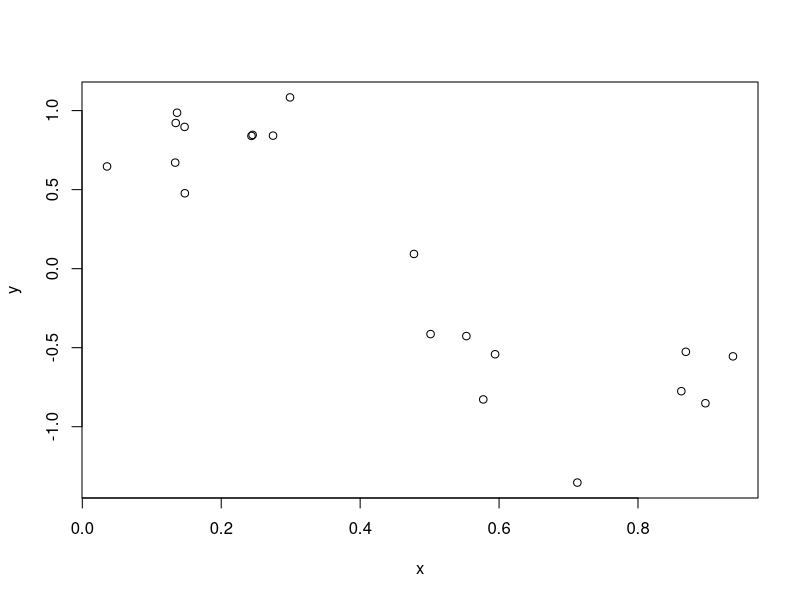

Write R code to recreate this figure. (Note: this script raises an error after producing the figure.)
# EI with high noise. Gives too much improvement.
d <- 1
n <- 20
# x <- runif(n)
x <- seq(0,1,l=n)
x <- c(runif(n/2,0,.3), runif(5,.3,.7), runif(n/2-5,.7,1))
y <- sin(2*pi*x) + rnorm(length(x), 0, .2)
plot(x, y)
# gp1 <- GauPro_kernel_model$new(y ~ x)
gp1 <- GauPro_kernel_model$new(x, y, kernel='m52')
gp1$cool1Dplot()
gp1$plot1D()
curve(gp1$pred(x, se.fit = T)$se, ylim=c(0,.3))
curve(gp1$pred(x, se.fit = T, mean_dist = T)$se, add=T, col=2)
# EI is way too big
gp1$maxEI(minimize = T)
curve(sapply(x, function(x)gp1$EI(x, minimize = T)))


# What should it be?
# If you add the point.
# Sample over dist.
# Add that sample to the model.
# Find new mean prediction at that point.
# KG runs optimization after that.


EI2 <- function(self, x, minimize=FALSE) {
  self <- gp1
  predX <- self$pred(self$X)

  x <- .35
  X <- self$X
  Z <- self$Z
  u <- x
  a <- x

  mu_a <- self$trend$Z(a)
  mu_X <- c(self$trend$Z(X))
  KX <- self$K
  KXinv <- self$Kinv
  KuX <- matrix(self$kernel$k(u, X), nrow=1)
  KXu <- t(KuX)
  KaX <- self$kernel$k(a, X)
  KXa <- t(KaX)
  Kau <- self$kernel$k(a, u)
  Ka <- self$kernel$k(a)
  Ku <- self$kernel$k(u) + self$s2_hat*self$nug
  Ma <- c(KaX, Kau)
  Mcinv <- rbind(cbind(KX, KXu),
                 cbind(KuX, Ku))
  Mc <- solve(Mcinv)
  KugivenX <- Ku - KuX %*% KXinv %*% KXu

  self$pred(a, se=T, mean_dist = T)

  mu_m <- c(mu_a + Ma %*% Mc %*% rbind(Z-mu_X, c(KuX%*%KXinv%*%(Z-mu_X))))
  mu_m

  cov_m <- matrix(Ma, nrow=1) %*% Mc %*%
    rbind(cbind(matrix(0, ncol=ncol(KX)+1, nrow=nrow(KX))),
          cbind(matrix(0, ncol=ncol(KX),   nrow=1),
                KugivenX)) %*%
    Mc %*% matrix(Ma, ncol=1)
  cov_m
  # This is right! Matches simulation below.


  # Sample to estimate dist
  ns <- 1e3
  ms <- rep(0, ns)
  for (i in 1:ns) {
    gpi <- self$clone(deep=T)
    zi <- gpi$sample(u)
    gpi$update(Xnew=u, Znew=zi, no_update = T)
    ms[i] <- gpi$pred(u)
  }
  summary(ms)
  var(ms)
  hist(ms, freq=F)
  curve(dnorm(x, mu_m, sqrt(c(cov_m))), add=T, col=2)
}




CorrectedEI <- function(self, x, minimize=FALSE, eps=0,
                        return_grad=F, f=NULL) {
  stopifnot(length(minimize)==1, is.logical(minimize))
  stopifnot(length(eps)==1, is.numeric(eps), eps >= 0)
  if (is.matrix(x)) {
    stopifnot(ncol(x) == ncol(self$X))
  } else if (is.vector(x)) {
    stopifnot(length(x) == ncol(self$X))
  } else if (is.data.frame(x) && !is.null(self$formula)) {
    # Fine here, will get converted in predict
  } else {
    stop(paste0("bad x in EI, class is: ", class(x)))
  }

  if (is.null(f)) {
    # Get preds at existing points, calculate best
    pred_X <- self$predict(self$X, se.fit = F)
    if (minimize) {
      # u_X <- -pred_X$mean - pred_X$se
      star_star_index <- which.min(pred_X)
    } else {
      # warning("AugEI must minimize for now")
      # u_X <- +pred_X$mean + pred_X$se
      star_star_index <- which.max(pred_X)
    }

    f <- pred_X[star_star_index]

  }
  stopifnot(is.numeric(f), length(f) == 1)



  # predx <- self$pred(x, se=T)
  # y <- predx$mean
  # s <- predx$se
  # s2 <- predx$s2

  minmult <- if (minimize) {1} else {-1}

  x <- matrix(seq(0,1,l=131), ncol=1)
  u <- x
  X <- self$X
  mu_u <- self$trend$Z(u)
  Ku.X <- self$kernel$k(u, X)
  mu_X <- self$trend$Z(X)
  Ka <- self$kernel$k(u)
  Ku <- Ka + self$nug * self$s2_hat
  Ku_given_X <- Ku - Ku.X %*% self$Kinv %*% t(Ku.X)

  y <- mu_u + Ku.X %*% self$Kinv %*% (self$Z - mu_X)
  s2 <- (Ku_given_X - self$nug*self$s2_hat) ^ 2 / (Ku_given_X)
  if (ncol(s2) > 1.5) {s2 <- diag(s2)}
  s <- sqrt(s2)

  # int from f to Inf: (x-f) p(x) dx


  z <- (f - y) / s * minmult
  CorEI <- (f - y) * minmult * pnorm(z) + s * dnorm(z)
  tdf <- 3
  CorEIt <- (f - y) * minmult * pt(z,tdf) + s * dt(z,tdf)
  plot(x, CorEI)
  plot(x, s, ylim=c(0,.3))
  points(x, self$pred(x, se=T)$se,col=2)
  points(x, self$pred(x, se=T, mean_dist = T)$se,col=3)
  cbind(x, y, s, z, CorEI=CorEI, EIt=(f - y) * minmult * pt(z,3) + s * dt(z, 3))


  # # Calculate "augmented" term
  # sigma_eps <- self$nug * self$s2_hat
  # sigma_eps2 <- sigma_eps^2
  # Aug <- 1 - sigma_eps / sqrt(s2 + sigma_eps2)
  # AugEI <- Aug * EI

  if (F && return_grad) {
    # x <- .8
    ds2_dx <- self$gradpredvar(x) # GOOD
    ds_dx <- .5/s * ds2_dx # GOOD
    # z <- (f - y) / s
    dy_dx <- self$grad(x) # GOOD
    dz_dx <- -dy_dx / s + (f - y) * (-1/s2) * ds_dx # GOOD
    dz_dx <- dz_dx * minmult
    ddnormz_dz <- -dnorm(z) * z # GOOD
    daug_dx = .5*sigma_eps / (s2 + sigma_eps2)^1.5 * ds2_dx # GOOD
    dEI_dx = minmult * (-dy_dx*pnorm(z) + (f-y)*dnorm(z)*dz_dx) +
      ds_dx*dnorm(z) + s*ddnormz_dz*dz_dx #GOOD
    # numDeriv::grad(function(x) {pr <- self$pred(x,se=T);( EI(pr$mean,pr$se))}, x)
    dAugEI_dx = EI * daug_dx + dEI_dx * Aug
    # numDeriv::grad(function(x) {pr <- self$pred(x,se=T);( EI(pr$mean,pr$se)*augterm(pr$s2))}, x)
    return(list(
      AugEI=AugEI,
      grad=dAugEI_dx
    ))
  }
  CorEI
}
